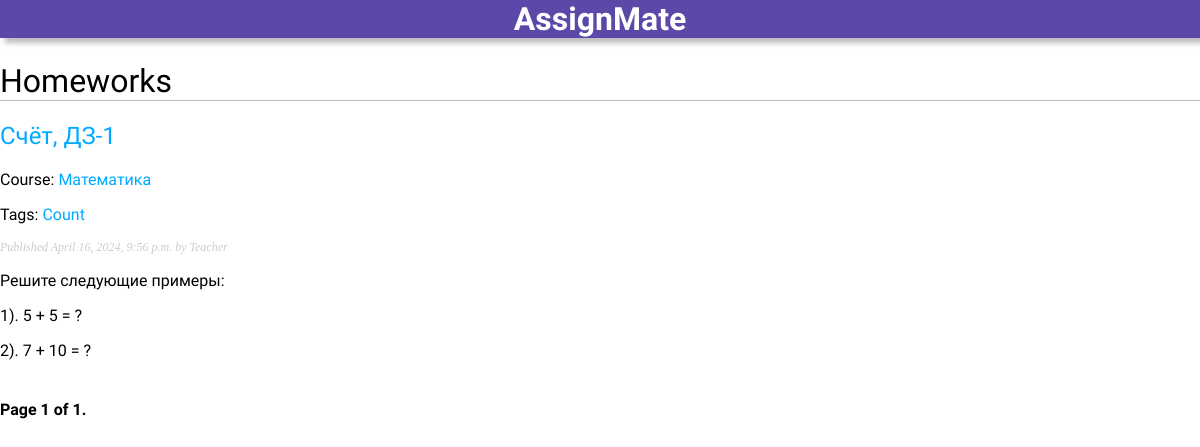
The app's page /homeworks/ (signed in), older data.
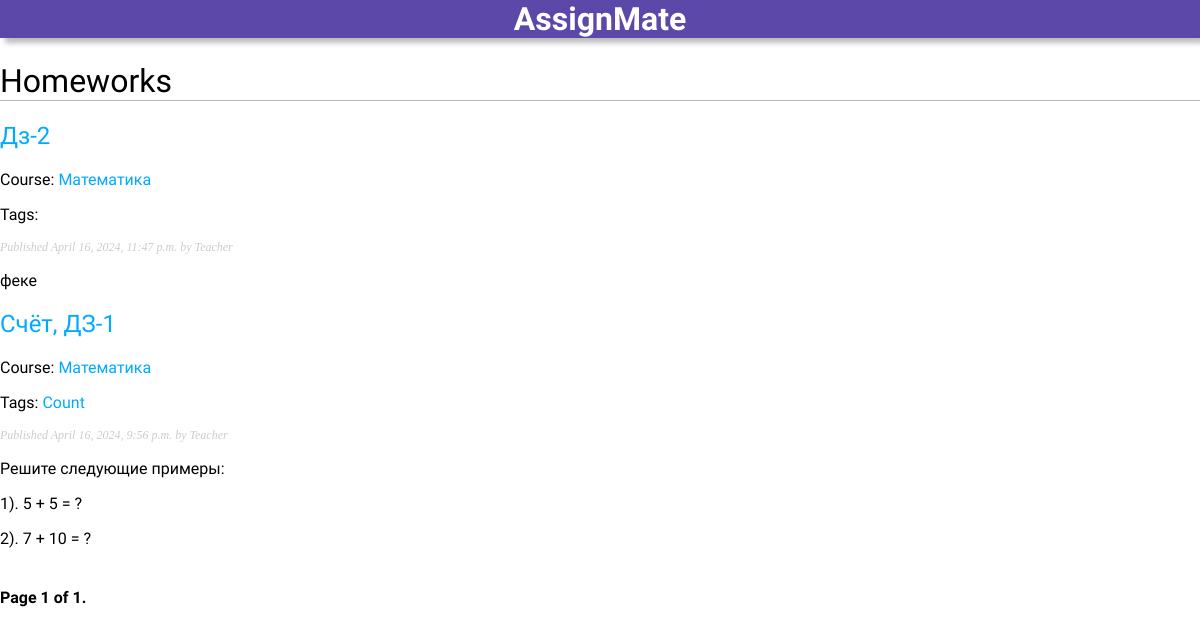
The same page, newer data.
### assign/models.py (models this page shows, shortened)
class Homework(models.Model):
    class Status(models.TextChoices):
        DRAFT = 'DF', 'Draft'
        PUBLISHED = 'PB', 'Published'
    title = models.CharField(max_length=250)
    slug = models.SlugField(max_length=250,
                            unique_for_date='publish')
    author = models.ForeignKey(User,
                               on_delete=models.CASCADE,
                               limit_choices_to={'profile__role': 'teacher'},
                               related_name='assign_homeworks')
    course = models.ForeignKey(Course, on_delete=models.CASCADE, related_name='homeworks', null=True, blank=True)
    body = models.TextField()
    pdf = models.FileField(upload_to=upload_to, null=True, blank=True)
    publish = models.DateTimeField(default=timezone.now)  # поле дата публикации
    created = models.DateTimeField(auto_now_add=True)  # поле дата создания
    updated = models.DateTimeField(auto_now=True)  # поле дата изменения
    status = models.CharField(max_length=2,
                              choices=Status.choices,
                              default=Status.PUBLISHED)
    tags = TaggableManager()
    objects = models.Manager() # менеджер, применяемый по умолчанию
    published = PublishedManager() # конкретно-прикладной менеджер
    class Meta: #класс определяет метаданные модели.
        ordering = ['-publish'] #сортировка
        indexes = [
            models.Index(fields=['-publish']), #индексация
        ]
    def get_absolute_url(self):
        return reverse('assign:homework_detail',
                       args=[self.publish.year,
                             self.publish.month,
                             self.publish.day,
                             self.slug])

class Course(models.Model):
    class Status(models.TextChoices):
        DRAFT = 'DF', 'Draft'
        PUBLISHED = 'PB', 'Published'
    title = models.CharField(max_length=250)
    slug = models.SlugField(max_length=250,
                            unique_for_month="publish")
    creator = models.ForeignKey(
        User,
        on_delete=models.CASCADE,
        related_name='created_courses',  # Уникальное имя для обратной связи
        limit_choices_to={'profile__role': 'teacher'},
        null=True,
        blank=True
    )
    publish = models.DateTimeField(default=timezone.now)  # поле дата публикации
    status = models.CharField(max_length=2,
                              choices=Status.choices,
                              default=Status.DRAFT)
    class Meta:  # класс определяет метаданные модели.
        ordering = ['-publish']  # сортировка
        indexes = [
            models.Index(fields=['-publish']),  # индексация
        ]

### assign/views.py (the view)
# urls.py: path('homeworks/', views.homework_list, name='homework_list'),
def homework_list(request, tag_slug=None):
    if is_teacher(request.user):
        homework_list = Homework.objects.filter(author=request.user)
    else:
        enrolled_courses = Course.objects.filter(enrollments__student=request.user)
        homework_list = Homework.objects.filter(course__in=enrolled_courses)
    tag = None
    if tag_slug:
        tag = get_object_or_404(Tag, slug=tag_slug)
        homework_list = homework_list.filter(tags__in=[tag])
    paginator = Paginator(homework_list, 3)  # постраничная разбивка
    page_number = request.GET.get('page')
    try:
        homeworks = paginator.page(page_number)
    except PageNotAnInteger:
        homeworks = paginator.page(1)
    except EmptyPage:
        homeworks = paginator.page(paginator.num_pages)
    return render(request, 'assign/homework/list.html', {'page': page_number, 'homeworks': homeworks, 'tag': tag})

### assign/templatetags/assign_tags.py (called while the page is built)
@register.filter(name='markdown')
def markdown_format(text):
    return mark_safe(markdown.markdown(text))

### assign/views.py (called while the page is built)
def is_teacher(user):
    return hasattr(user, 'profile') and user.profile.role == 'teacher'

### templates/assign/homework/list.html (shortened to what this page needs)
{% extends "assign/base.html" %}
{% load assign_tags %}
{% block content %}
<h1>Homeworks</h1>
{% for homework in homeworks %}
    <h2>
       <a href="{{ homework.get_absolute_url }}">
           {{ homework.title }}</a>
    </h2>
    <p>Course: <a href="{% url 'assign:course_detail' pk=homework.course.id %}">{{ homework.course.title }}</a></p>
    <p class="tags">
        Tags:
        {% for tag in homework.tags.all %}
            <a href="{% url 'assign:homework_list_by_tag' tag.slug %}">
                {{ tag.name }}
            </a>
        {% endfor %}
    </p>
    <p class="date">
        Published {{ homework.publish }} by {{ homework.author }}
    </p>
    {{ homework.body|markdown|truncatewords_html:30 }}
{% endfor %}
{% include "pagination.html" with page=homeworks %}
{% endblock %}

Row changes from the older to the newer data that the page shows:
added Homework: title "Дз-2", course "Математика", publish "April 16, 2024, 11:47 p.m.", author "Teacher", body "феке"
